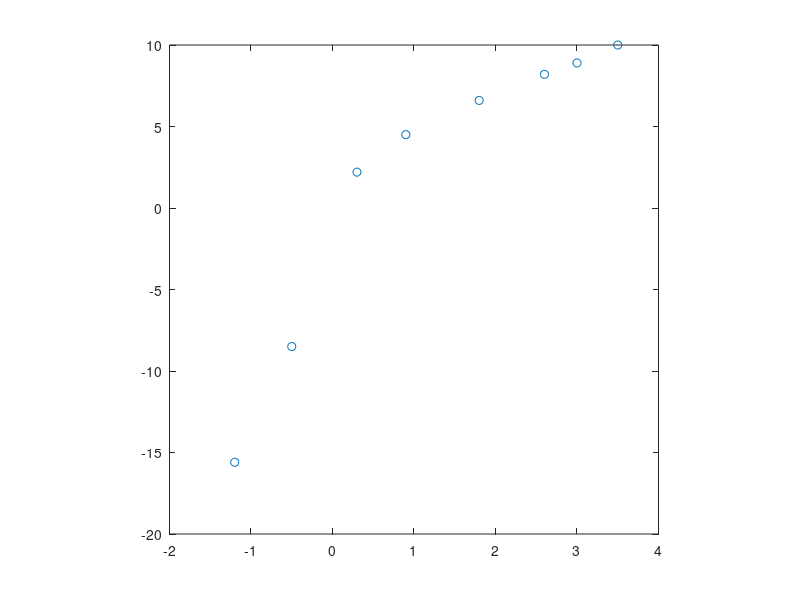

The MATLAB script that drew this image:
x =[-1.2 -0.5 0.3 0.9 1.8 2.6 3.0 3.5];
y =[-15.6 -8.5 2.2 4.5 6.6 8.2 8.9 10.0];
scatter(x,y)
box on
axis square
corrcoef(x,y)